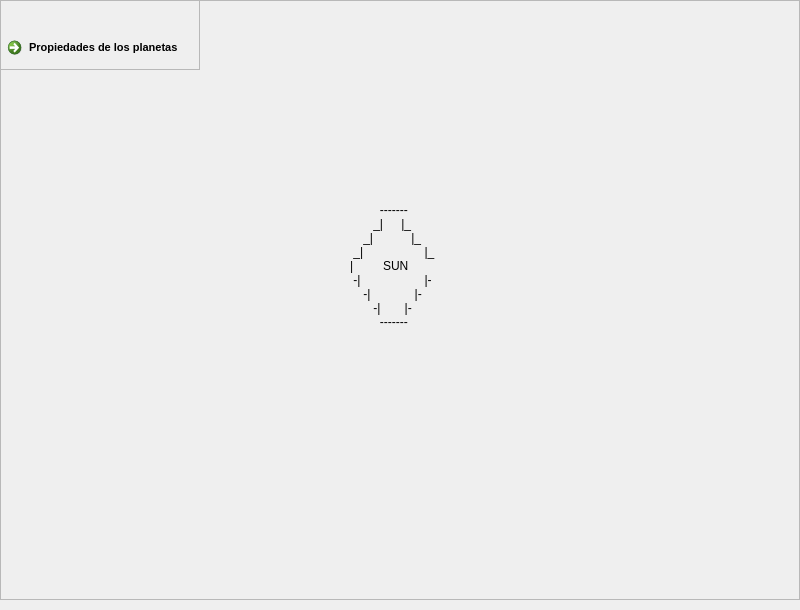
<?xml version="1.0" encoding="UTF-8"?>
<ui version="4.0">
 <class>MainWindow</class>
 <widget class="QMainWindow" name="MainWindow">
  <property name="geometry">
   <rect>
    <x>0</x>
    <y>0</y>
    <width>800</width>
    <height>610</height>
   </rect>
  </property>
  <property name="windowTitle">
   <string>MainWindow</string>
  </property>
  <widget class="QWidget" name="centralwidget">
   <widget class="QFrame" name="Properties_View">
    <property name="geometry">
     <rect>
      <x>-220</x>
      <y>60</y>
      <width>220</width>
      <height>450</height>
     </rect>
    </property>
    <property name="frameShape">
     <enum>QFrame::StyledPanel</enum>
    </property>
    <property name="frameShadow">
     <enum>QFrame::Raised</enum>
    </property>
    <widget class="QFrame" name="Propiedades">
     <property name="geometry">
      <rect>
       <x>0</x>
       <y>0</y>
       <width>220</width>
       <height>450</height>
      </rect>
     </property>
     <property name="frameShape">
      <enum>QFrame::StyledPanel</enum>
     </property>
     <property name="frameShadow">
      <enum>QFrame::Raised</enum>
     </property>
     <widget class="QWidget" name="gridLayoutWidget">
      <property name="geometry">
       <rect>
        <x>10</x>
        <y>10</y>
        <width>198</width>
        <height>421</height>
       </rect>
      </property>
      <layout class="QGridLayout" name="gridLayout">
       <item row="3" column="0">
        <widget class="QLabel" name="Vel_x_initial">
         <property name="text">
          <string>Velocidad x inicial</string>
         </property>
        </widget>
       </item>
       <item row="0" column="1">
        <widget class="QPushButton" name="pushButton">
         <property name="text">
          <string>Nuevo Planeta</string>
         </property>
        </widget>
       </item>
       <item row="4" column="1">
        <widget class="QDoubleSpinBox" name="VEL_Y_INITIAL"/>
       </item>
       <item row="6" column="0">
        <widget class="QLabel" name="Aceleration_y_initial">
         <property name="text">
          <string>Aceleracion y inicial</string>
         </property>
        </widget>
       </item>
       <item row="4" column="0">
        <widget class="QLabel" name="Vel_y_initial">
         <property name="text">
          <string>Velocidad y inicial</string>
         </property>
        </widget>
       </item>
       <item row="6" column="1">
        <widget class="QDoubleSpinBox" name="ACELERATION_Y"/>
       </item>
       <item row="2" column="0">
        <widget class="QLabel" name="Pos_y_initial">
         <property name="text">
          <string>Posicion y inicial</string>
         </property>
        </widget>
       </item>
       <item row="5" column="1">
        <widget class="QDoubleSpinBox" name="ACELERATION_X"/>
       </item>
       <item row="5" column="0">
        <widget class="QLabel" name="Aceleration_x_initial">
         <property name="text">
          <string>Aceleracion x inicial</string>
         </property>
        </widget>
       </item>
       <item row="1" column="0">
        <widget class="QLabel" name="Pos_x_initial">
         <property name="text">
          <string>Posicion x inicial</string>
         </property>
        </widget>
       </item>
       <item row="2" column="1">
        <widget class="QDoubleSpinBox" name="POS_Y_INITIAL"/>
       </item>
       <item row="1" column="1">
        <widget class="QDoubleSpinBox" name="POS_X_INITIAL"/>
       </item>
       <item row="0" column="0">
        <widget class="QComboBox" name="comboBox"/>
       </item>
       <item row="3" column="1">
        <widget class="QDoubleSpinBox" name="VEL_X_INITIAL"/>
       </item>
      </layout>
     </widget>
    </widget>
   </widget>
   <widget class="QFrame" name="Main_View">
    <property name="geometry">
     <rect>
      <x>0</x>
      <y>0</y>
      <width>800</width>
      <height>600</height>
     </rect>
    </property>
    <property name="frameShape">
     <enum>QFrame::StyledPanel</enum>
    </property>
    <property name="frameShadow">
     <enum>QFrame::Raised</enum>
    </property>
    <widget class="QLabel" name="Sun">
     <property name="geometry">
      <rect>
       <x>350</x>
       <y>200</y>
       <width>85</width>
       <height>131</height>
      </rect>
     </property>
     <property name="text">
      <string>         -------
       _| 	 |_
    _|    	    |_
 _|      	        |_
|         SUN          |
 -|        	        |-
    -|     	     |-
       -|  	  |-
         -------</string>
     </property>
    </widget>
   </widget>
   <widget class="QFrame" name="frame">
    <property name="geometry">
     <rect>
      <x>0</x>
      <y>0</y>
      <width>200</width>
      <height>70</height>
     </rect>
    </property>
    <property name="frameShape">
     <enum>QFrame::StyledPanel</enum>
    </property>
    <property name="frameShadow">
     <enum>QFrame::Raised</enum>
    </property>
    <widget class="QCommandLinkButton" name="Properties_Button">
     <property name="geometry">
      <rect>
       <x>0</x>
       <y>30</y>
       <width>181</width>
       <height>31</height>
      </rect>
     </property>
     <property name="font">
      <font>
       <pointsize>8</pointsize>
      </font>
     </property>
     <property name="text">
      <string>Propiedades de los planetas</string>
     </property>
    </widget>
   </widget>
   <zorder>Main_View</zorder>
   <zorder>Properties_View</zorder>
   <zorder>frame</zorder>
  </widget>
 </widget>
 <resources/>
 <connections/>
</ui>
